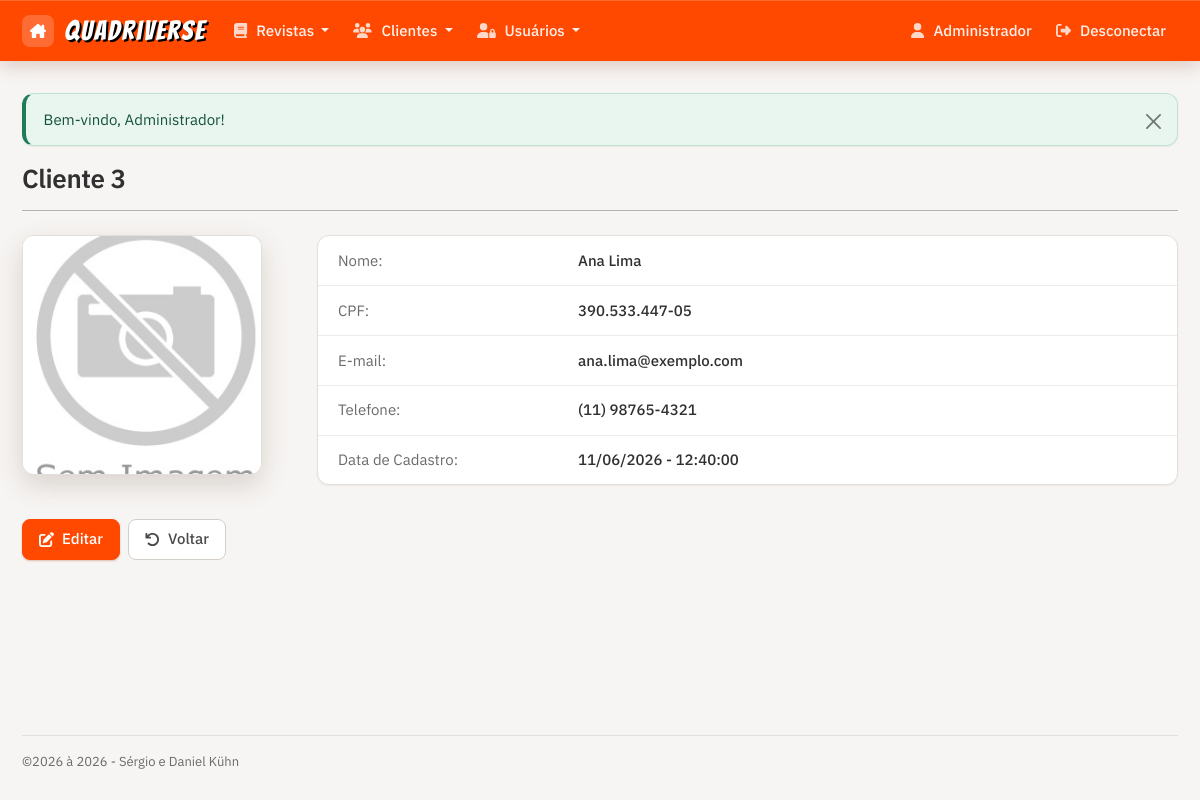
/customers/view.php?id=3 (signed in), run on the app's committed database.
### tables this page shows
CREATE TABLE IF NOT EXISTS clientes (
  id int NOT NULL AUTO_INCREMENT PRIMARY KEY,
  nome varchar(50) NOT NULL,
  foto varchar(255) NOT NULL,
  cpf varchar(14) NOT NULL,
  email varchar(100) NOT NULL,
  telefone varchar(15) NOT NULL,
  datacadastro datetime NOT NULL,
  UNIQUE KEY uq_clientes_cpf (cpf),
  UNIQUE KEY uq_clientes_email (email)
) DEFAULT CHARSET=utf8 AUTO_INCREMENT=4;

### inc/database.php (called while the page is built, shortened)
<?php
function open_database()
{
	try {
		$conn = new mysqli(DB_HOST, DB_USER, DB_PASSWORD, DB_NAME);
		$conn->set_charset("utf8");
		return $conn;
	} catch (Exception $e) {
		throw new Exception("Erro ao conectar no banco de dados\n {$e->getMessage()}");
	}
}
function find($table = null, $id = null)
{
	$found = null;
	try {
		$database = open_database();
		if ($id) {
			$id = (int) $id;
			$sql = "SELECT * FROM $table WHERE id = $id";
			$result = $database->query($sql);
			if ($result->num_rows > 0) {
				$found = $result->fetch_assoc();
			}
		} else {
			$sql = "SELECT * FROM $table";
			$result = $database->query($sql);
			if ($result->num_rows > 0) {
				$found = $result->fetch_all(MYSQLI_ASSOC);
			}
		}
	} catch (Exception $e) {
		$_SESSION['message'] = $e->GetMessage();
		$_SESSION['type'] = 'danger';
	}
	return $found;
}
?>

### customers/function.php (called while the page is built, shortened)
<?php
function foto($foto)
{
	return imagem_url($foto);
}
function view($id = null)
{
	$cliente = ((int) $id > 0) ? find('clientes', $id) : null;
}
?>

### inc/util.php (called while the page is built, shortened)
<?php
function formatData($data, $formato)
{
	$dt = new Datetime($data, new DateTimeZone("America/Sao_Paulo"));
	return $dt->format($formato);
}
function imagem_url($foto)
{
	$arquivo = empty($foto) ? "SemImagem.png" : rawurlencode($foto);
	return htmlspecialchars(BASEURL . "img/" . $arquivo);
}

### customers/view.php (the view, shortened to what this page needs)
<?php
include('function.php');
view($_GET['id'] ?? null);
?>
<?php if ($cliente): ?>
<h2>Cliente <?php echo $cliente['id']; ?></h2>
<hr>
<div class="row g-4">
    <div class="col-md-4 col-lg-3">
        <img src="<?php echo foto($cliente['foto']); ?>" class="foto-detalhe"
            alt="Foto de <?php echo htmlspecialchars($cliente['nome']); ?>">
    </div>
    <div class="col-md-8 col-lg-9">
        <dl class="dl-horizontal">
            <dt>Nome:</dt>
            <dd><?php echo htmlspecialchars($cliente['nome']); ?></dd>
            <dt>CPF:</dt>
            <dd><?php echo htmlspecialchars($cliente['cpf']); ?></dd>
            <dt>E-mail:</dt>
            <dd><?php echo htmlspecialchars($cliente['email']); ?></dd>
            <dt>Telefone:</dt>
            <dd><?php echo htmlspecialchars($cliente['telefone']); ?></dd>
            <dt>Data de Cadastro:</dt>
            <dd><?php echo formatData($cliente['datacadastro'], "d/m/Y - H:i:s"); ?></dd>
        </dl>
    </div>
</div>
<div id="actions" class="row">
    <div class="col-md-12">
        <a href="edit.php?id=<?php echo $cliente['id']; ?>" class="btn btn-primary"><i
                class="fa-solid fa-pen-to-square"></i> Editar</a>
        <a href="index.php" class="btn btn-outline-secondary"><i class="fa-solid fa-arrow-rotate-left"></i> Voltar</a>
    </div>
</div>
<?php endif; ?>

### data on the page
clientes: id "3", nome "Ana Lima", cpf "390.533.447-05", email "ana.lima@exemplo.com", telefone "(11) 98765-4321", datacadastro "11/06/2026 - 12:40:00"

### other printed values
$_SESSION['nome'] "Administrador"
$_SESSION['message'] "Bem-vindo, Administrador!"
$dt->format("Y") "2026"
